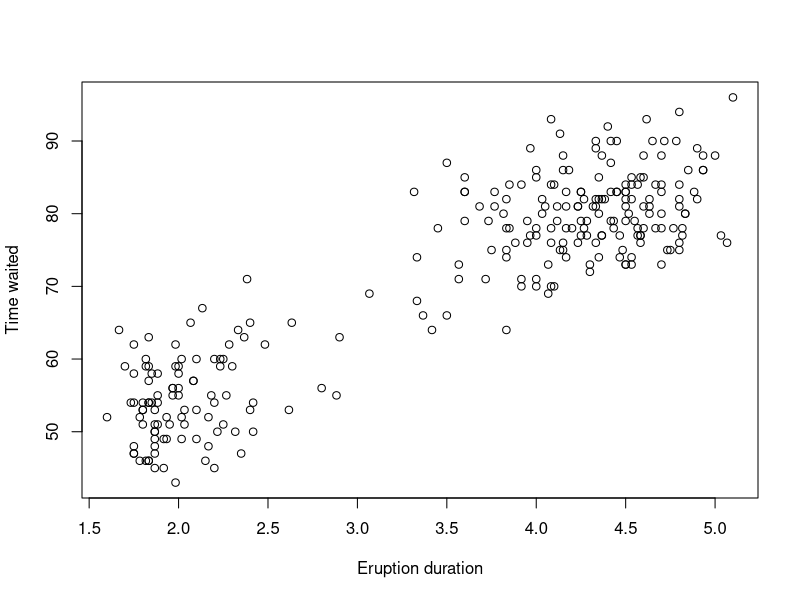
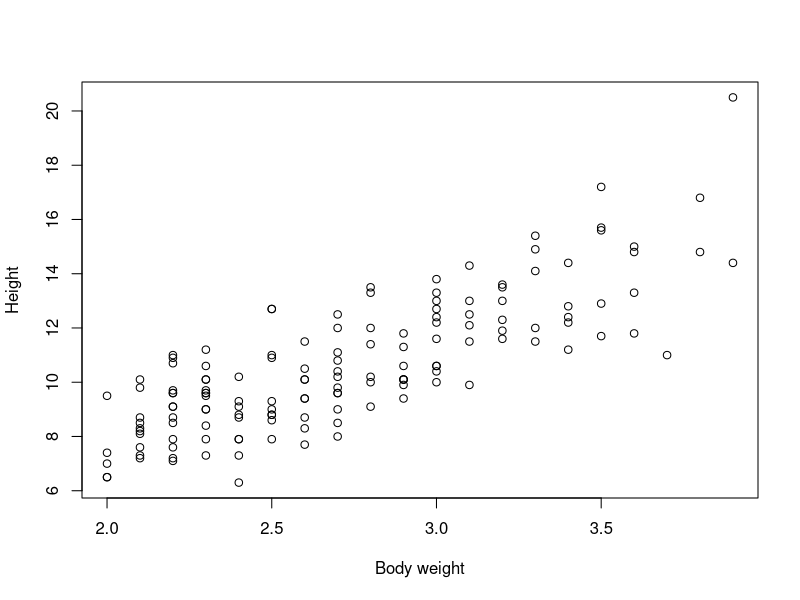

R code for these plots, in order:
## ---- chunk 1
knitr::opts_chunk$set(echo = TRUE)
## ---- chunk 2
head(faithful)
## ---- chunk 3
eruptions <- faithful$eruptions
## ---- chunk 4
waiting<- faithful$waiting
## ---- chunk 5
cov(eruptions, waiting)
## ---- chunk 6
library(MASS)
head(cats)
## ---- chunk 7
Bwt <- cats$Bwt
Hwt <- cats$Hwt
cov(Bwt, Hwt)
## ---- chunk 8
eruptions <- faithful$eruptions
waiting<- faithful$waiting
cor(eruptions, waiting)
## ---- chunk 9
Bwt <- cats$Bwt
Hwt <- cats$Hwt
cor(Bwt, Hwt)
## ---- chunk 10
eruptions <- faithful$eruptions
waiting <- faithful$waiting
plot(eruptions, waiting, xlab="Eruption duration", ylab="Time waited")
## ---- chunk 11
Bwt <- cats$Bwt
Hwt <- cats$Hwt
plot(Bwt, Hwt, xlab="Body weight", ylab="Height")
